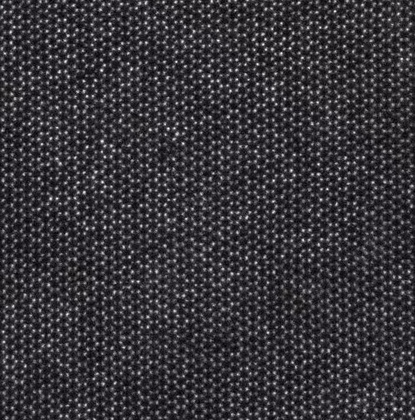
%> input picture 项目一改.jpg, 415 x 420 px, shrunk from 498 x 504 before the run
$ octave boxintu.m   (GNU Octave 9; MATLAB toolbox functions it lacks are replaced by stand-ins)
%> lines starting %> are read from the running program, lines starting %| are printed output that depends on the picture
### deletebakeground.m
function G = deletebakeground(X)
G = zeros(size(X));
G(X < 80) =0;%100
G(80<= X & X <= 256) =X(80<= X & X <=256);
end

### Wintensity.m
function W=Wintensity(X)
[r,c]=size(X);
W=zeros(r,c);
for i=1:c
    for j=1:r
        if X(j,i)<=210%246
            W(j,i)=0;
        elseif X(j,i)<=256%256
                W(j,i)=X(j,i);
        else
            W(j,i)=0;
        end
    end
end
end

### Mointensity.m
function W=Mointensity(X)
[r,c]=size(X);
W=zeros(r,c);
for i=1:c
    for j=1:r
        if X(j,i)<=135%129
            W(j,i)=0;
        elseif X(j,i)<=155%160
                W(j,i)=X(j,i);
        else
            W(j,i)=0;
        end
    end
end
end

### SSintensity.m
function W=SSintensity(X)
[r,c]=size(X);
W=zeros(r,c);
for i=1:c
    for j=1:r
        if X(j,i)<=100%100
            W(j,i)=0;
        elseif X(j,i)<=105%120
                W(j,i)=X(j,i);
        else
            W(j,i)=0;
        end
    end
end
end


### SSeintensity.m
function W=SSeintensity(X)
[r,c]=size(X);
W=zeros(r,c);
for i=1:c
    for j=1:r
        if X(j,i)<=165%161
            W(j,i)=0;
        elseif X(j,i)<=186%186
                W(j,i)=X(j,i);
        else
            W(j,i)=0;
        end
    end
end
end

### SeSeintensity.m
function W=SeSeintensity(X)
[r,c]=size(X);
W=zeros(r,c);
for i=1:c
    for j=1:r
        if X(j,i)<=150%186
            W(j,i)=0;
        elseif X(j,i)<=245%245
                W(j,i)=X(j,i);
        else
            W(j,i)=0;
        end
    end
end
end

### boxintu.m
warning('off')
close all
clear
clc
%%降噪去黑背景
im_rgb = imread('项目一改.jpg');
%> im_rgb is the input picture: size 420x415x3 uint8; mean R, G, B 55.4, 53.4, 58.1
im_gray = rgb2gray(im_rgb);
im_gray1=deletebakeground(im_gray);
%> in deletebakeground, `G(X < 80) =0;`: G: size 420x415 double; every value is 0
%> in deletebakeground, `G(80<= X & X <= 256) =X(80<= X & X <=256);`:
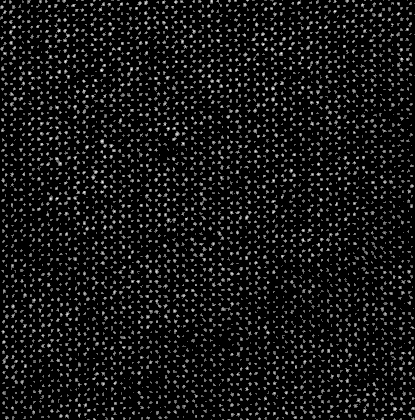
%> G: size 420x415 double; min 0, max 251, mean 20.4
im_twomax0=imregionalmax(im_gray1);
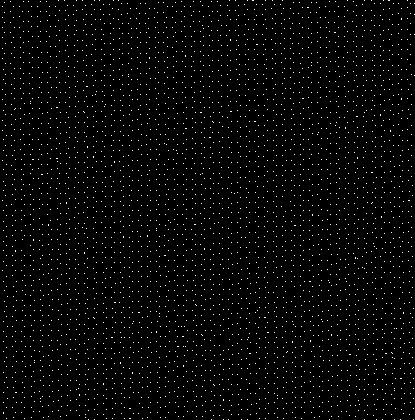
%> im_twomax0: size 420x415 logical; 2.3% white in thin lines or dots
im_twomax1=imregionalmax(im_twomax0);
%%标记原矩阵
[r,c]=size(im_gray);
%> r = 420; c = 415
S=zeros(r,c);
for i=1:c
    for j=1:r
        if im_twomax1(j,i)==0
            S(j,i)=0;
        elseif im_twomax1(j,i)==1
            S(j,i)=im_gray(j,i);
        end
    end
end
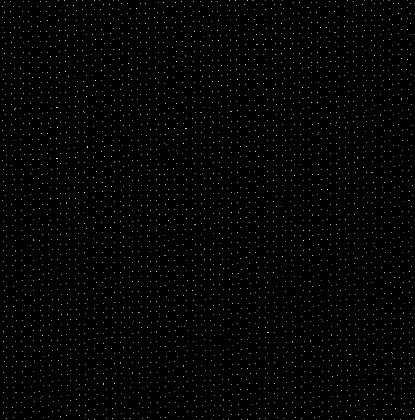
%> S: size 420x415 double; min 0, max 251, mean 3.4
im_gray_part_max=S;
X=[];
%%灰度矩阵的最值（原子位点）统计
for k=1:256
    X(1,k)=sum(im_gray_part_max(:)==k);
end
%> after the loop, X = 256 values, max 55 at index 144, min 0 at index 1, mean 15.44
figure
bar(X);%位点分布图
%> figure, not shown here; tallest bar 55 high, from x = 143.6 to 144.4

%%金属统计
W=Wintensity(im_gray_part_max);
%> after the loop in Wintensity, `for i=1:c`:
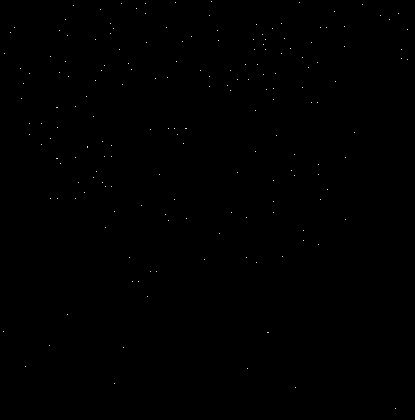
%> W: size 420x415 double; min 0, max 251, mean 0.2
for k=1:256
    W1(1,k)=sum(W(:)==k);
end
%> after the loop, W1 = 256 values, max 13 at index 214, min 0 at index 1, mean 0.711
Mo=Mointensity(im_gray_part_max);
for k=1:256
    Mo1(1,k)=sum(Mo(:)==k);
end
%> after the loop, Mo1 = 256 values, max 55 at index 144, min 0 at index 1, mean 3.52
figure
bar(W1,'red');
hold on
bar(Mo1,'yellow');
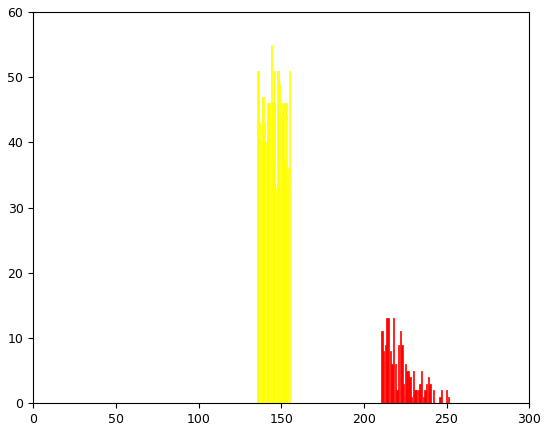
%> figure redrawn from the program's plot data; tallest bar 13 high, from x = 213.6 to 214.4; tallest bar 55 high, from x = 143.6 to 144.4
%%非金属统计
SS=SSintensity(im_gray_part_max);
for k=1:256
    SS1(1,k)=sum(SS(:)==k);
end
%> after the loop, SS1 = 256 values, max 29 at index 103, min 0 at index 1, mean 0.418
SSe=SSeintensity(im_gray_part_max);
for k=1:256
    SSe1(1,k)=sum(SSe(:)==k);
end
%> after the loop, SSe1 = 256 values, max 40 at index 167, min 0 at index 1, mean 2.39
SeSe=SeSeintensity(im_gray_part_max);
%> after the loop in SeSeintensity, `for i=1:c`:
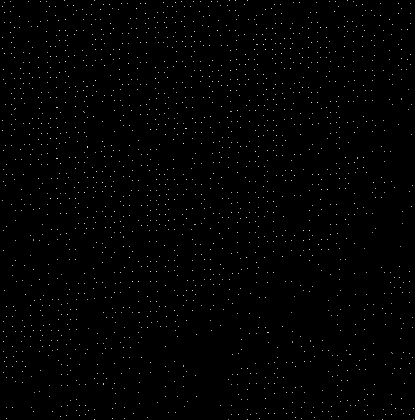
%> W: size 420x415 double; min 0, max 242, mean 1.9
for k=1:256
    SeSe1(1,k)=sum(SeSe(:)==k);
end
%> after the loop, SeSe1 = 256 values, max 51 at index 155, min 0 at index 1, mean 7.34
figure
bar(SSe1,'cyan');
hold on
bar(SS1,'green');
hold on
bar(SeSe1,'blue');
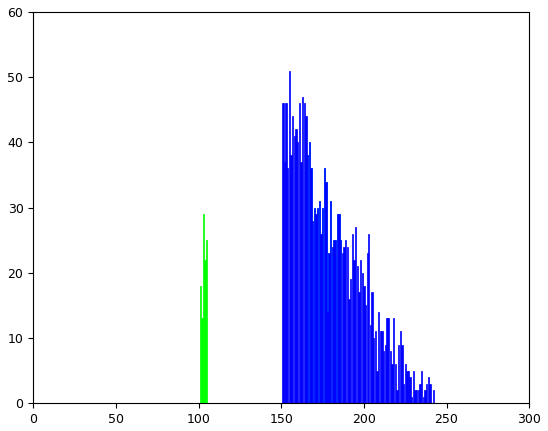
%> figure redrawn from the program's plot data; tallest bar 40 high, from x = 166.6 to 167.4; tallest bar 29 high, from x = 102.6 to 103.4; tallest bar 51 high, from x = 154.6 to 155.4

$ run again, with 000000.tif.jpg copied over 项目一改.jpg
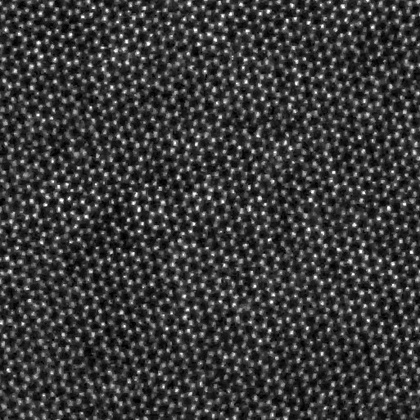
%> input picture 000000.tif.jpg, 420 x 420 px, shrunk from 513 x 513 before the run
%> im_rgb is the input picture: size 420x420x3 uint8; min 0, max 255, mean 57.6
%> im_twomax0: size 420x420 logical; 1.4% white in thin lines or dots
%> after the loop `for k=1:256`: X = 256 values, max 94 at index 255, min 0 at index 1, mean 9.84
%> after the loop in Wintensity, `for i=1:c`:
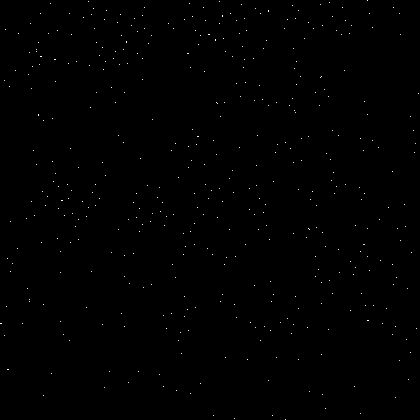
%> W: size 420x420 double; min 0, max 255, mean 0.6
%> after the loop `for k=1:256`: W1 = 256 values, max 94 at index 255, min 0 at index 1, mean 1.79
%> after the loop `for k=1:256`: Mo1 = 256 values, max 27 at index 149, min 0 at index 1, mean 1.5
%> after the loop `for k=1:256`: SS1 = 256 values, max 11 at index 103, min 0 at index 1, mean 0.18
%> after the loop `for k=1:256`: SSe1 = 256 values, max 30 at index 170, min 0 at index 1, mean 1.68
%> after the loop `for k=1:256`: SeSe1 = 256 values, max 30 at index 170, min 0 at index 1, mean 5.53
%> `bar(SeSe1,'blue');`:
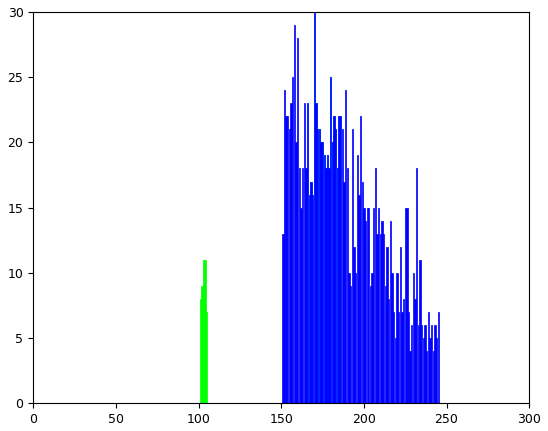
%> figure redrawn from the program's plot data; tallest bar 30 high, from x = 169.6 to 170.4; tallest bar 11 high, from x = 102.6 to 103.4; tallest bar 30 high, from x = 169.6 to 170.4

$ run again, with 111.jpg copied over 项目一改.jpg
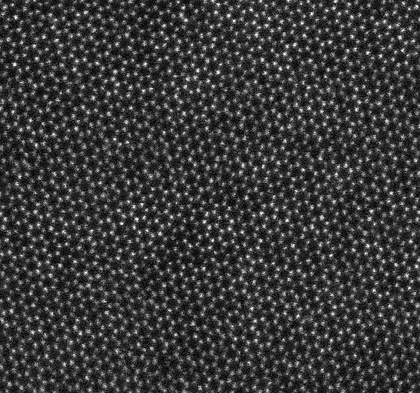
%> input picture 111.jpg, 420 x 393 px, shrunk from 547 x 512 before the run
%> im_rgb is the input picture: size 393x420x3 uint8; min 0, max 255, mean 57.7
%> im_twomax0: size 393x420 logical; 2.3% white in thin lines or dots
%> after the loop `for k=1:256`: X = 256 values, max 66 at index 80, min 0 at index 1, mean 14.88
%> after the loop `for k=1:256`: W1 = 256 values, max 22 at index 214, min 0 at index 1, mean 1.96
%> after the loop `for k=1:256`: Mo1 = 256 values, max 34 at index 138, min 0 at index 1, mean 1.79
%> after the loop `for k=1:256`: SS1 = 256 values, max 28 at index 104, min 0 at index 1, mean 0.457
%> after the loop `for k=1:256`: SSe1 = 256 values, max 32 at index 168, min 0 at index 1, mean 2.16
%> after the loop in SeSeintensity, `for i=1:c`:
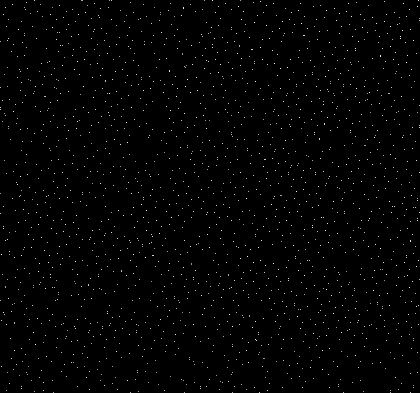
%> W: size 393x420 double; min 0, max 245, mean 2.2
%> after the loop `for k=1:256`: SeSe1 = 256 values, max 44 at index 159, min 0 at index 1, mean 7.48
%> `bar(SeSe1,'blue');`:
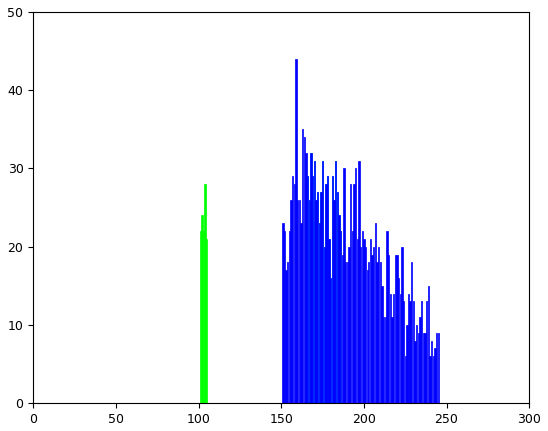
%> figure redrawn from the program's plot data; tallest bar 32 high, from x = 167.6 to 168.4; tallest bar 28 high, from x = 103.6 to 104.4; tallest bar 44 high, from x = 158.6 to 159.4

$ run again, with 15.52.46 Scanning Acquire_0015.tif.jpg copied over 项目一改.jpg
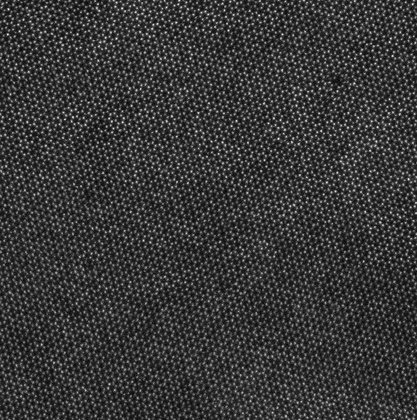
%> input picture 15.52.46 Scanning Acquire_0015.tif.jpg, 417 x 420 px, shrunk from 1017 x 1024 before the run
%> im_rgb is the input picture: size 420x417x3 uint8; min 0, max 252, mean 56
%> im_twomax0: size 420x417 logical; 4.8% white in thin lines or dots
%> after the loop `for k=1:256`: X = 256 values, max 128 at index 126, min 0 at index 1, mean 32.82
%> after the loop `for k=1:256`: W1 = 256 values, max 11 at index 222, min 0 at index 1, mean 0.508
%> after the loop `for k=1:256`: Mo1 = 256 values, max 119 at index 136, min 0 at index 1, mean 7.67
%> after the loop `for k=1:256`: SS1 = 256 values, max 81 at index 105, min 0 at index 1, mean 1.43
%> after the loop `for k=1:256`: SSe1 = 256 values, max 66 at index 167, min 0 at index 1, mean 3.62
%> after the loop `for k=1:256`: SeSe1 = 256 values, max 87 at index 153, min 0 at index 1, mean 10.4
%> `bar(SeSe1,'blue');`:
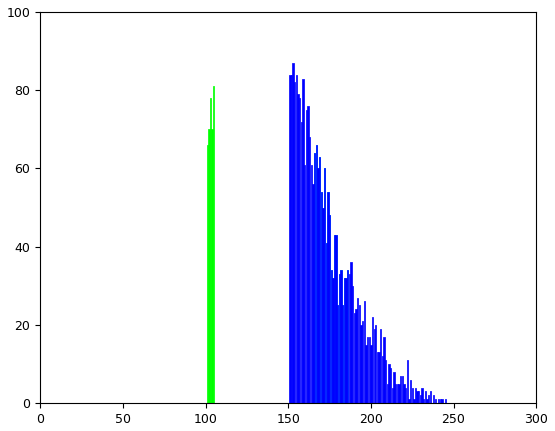
%> figure redrawn from the program's plot data; tallest bar 66 high, from x = 166.6 to 167.4; tallest bar 81 high, from x = 104.6 to 105.4; tallest bar 87 high, from x = 152.6 to 153.4
